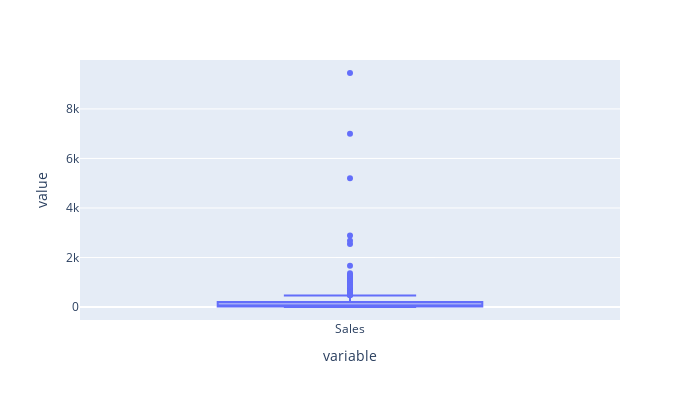

The cell this chart's notebook holds for it:
### Code cell
# check data kitna fela hua h
fig=px.box(sample_sls)
fig.update_layout(height=400,width=700)
fig.show()

### Figure 1 — Plotly figure (JSON) as saved in the notebook; plotly's stock layout.template omitted (floating-point values rounded to 4 significant figures; data arrays with more than 128 entries replaced by an {"elided": "..."} marker saying what was removed)
{"data": [{"alignmentgroup": "True", "hovertemplate": "variable=%{x}<br>value=%{y}<extra></extra>", "legendgroup": "", "marker": {"color": "#636efa"}, "name": "", "notched": false, "offsetgroup": "", "orientation": "v", "showlegend": false, "type": "box", "x": {"elided": "500 str values"}, "x0": " ", "xaxis": "x", "y": {"elided": "500 float values"}, "y0": " ", "yaxis": "y"}], "layout": {"boxmode": "group", "height": 400, "legend": {"tracegroupgap": 0}, "margin": {"t": 60}, "width": 700, "xaxis": {"anchor": "y", "domain": [0, 1], "title": {"text": "variable"}}, "yaxis": {"anchor": "x", "domain": [0, 1], "title": {"text": "value"}}}}
